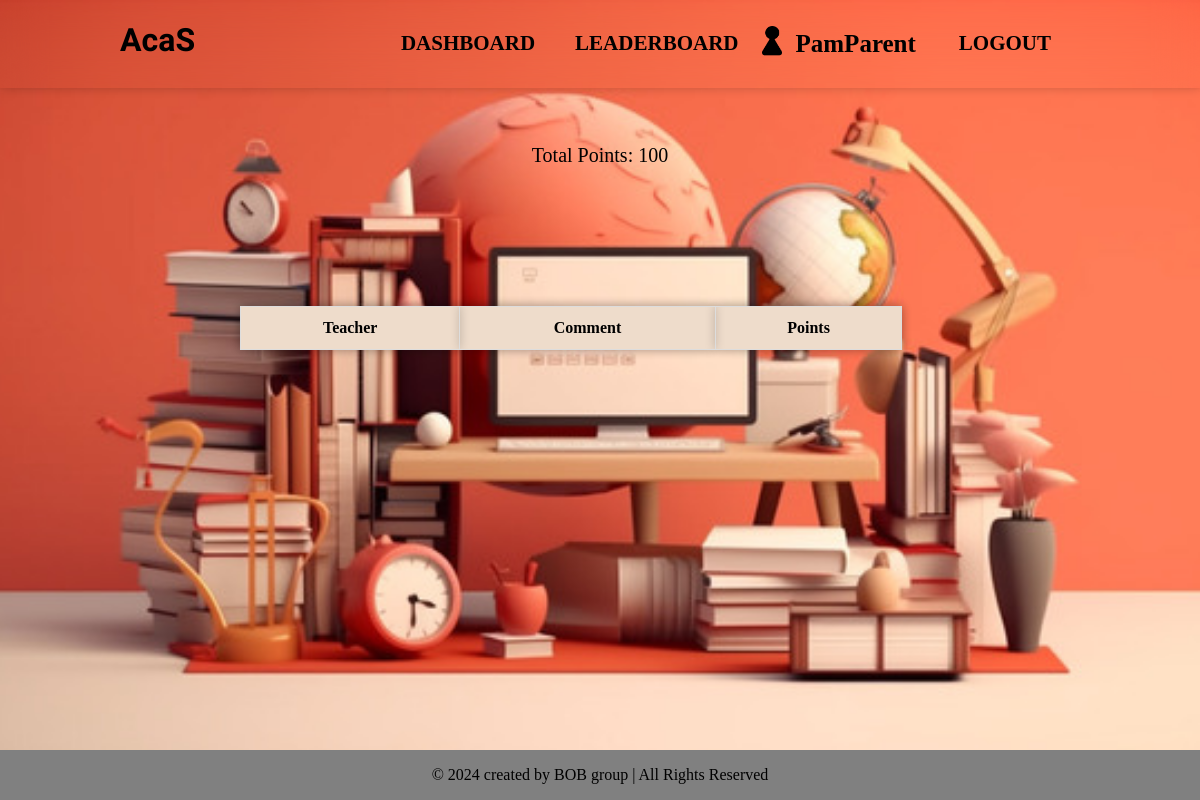
Page /student/1/others (signed in) on the earlier database version.
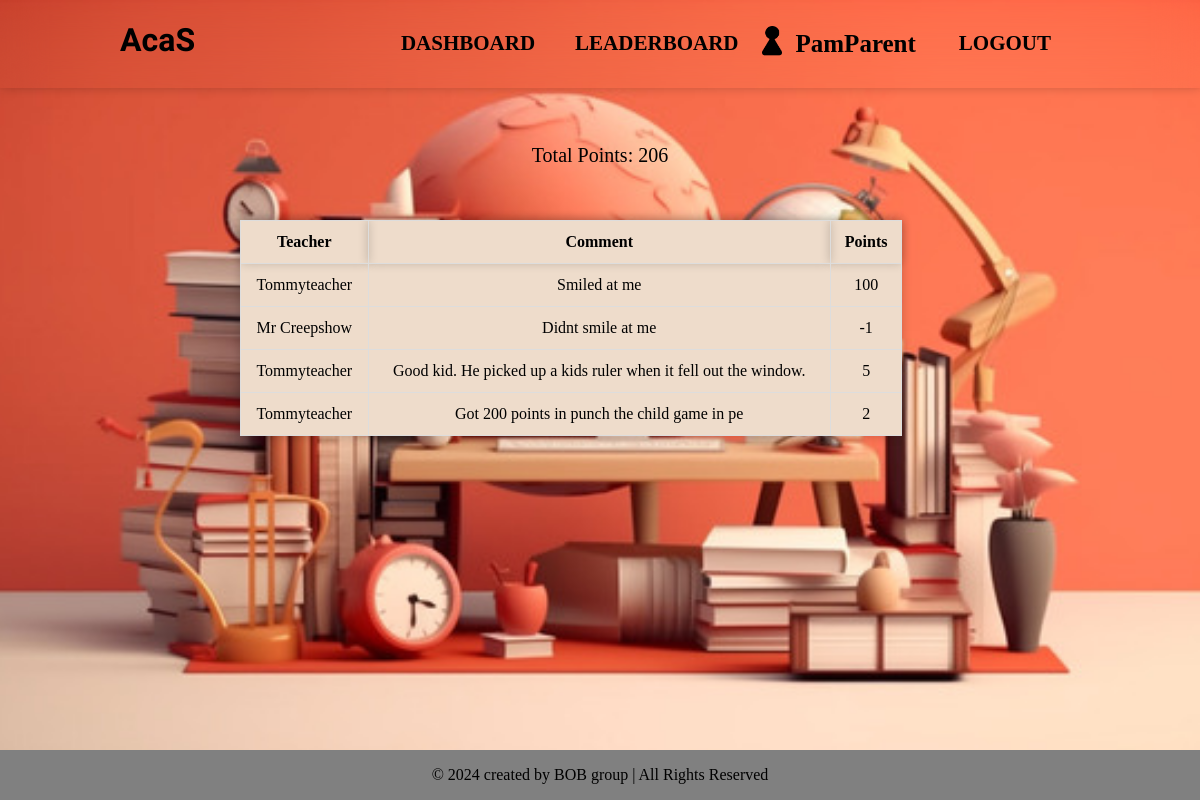
Same page on the later database version.
### tables this page shows
CREATE TABLE teachers
(id INTEGER PRIMARY KEY, username TEXT, password TEXT, email varchar(255));

CREATE TABLE points
(id INTEGER PRIMARY KEY, studentid INTEGER NOT NULL,
teacherid INTEGER NOT NULL, comment TEXT, points INTEGER, pointsTo TEXT);

### app.py (the view, shortened to what this page needs)
@app.route("/student/<studentid>/others", methods=['GET', 'POST'])
def student_others(studentid):
    if ((ensureParent() and parentHasStudent(studentid)) or ensureStudent(studentid) or ensureTeacher()):
        if request.method == "GET":
            student = Student()
            others = student.get_points(studentid, "others")
            return render_template("others.html", title="Student Others", others=others, student_num = studentid)
    return "Unauthorized", 401

### app.py (called while the page is built)
def ensureParent(id = None):
    print(session.get("type"), session.get("userid"))
    if (id):
        return (session.get("type") == "parent") and (session.get("userid") == id)
    else:
        return (session.get("type") == "parent")

def parentHasStudent(studentid):
    return ParentHasStudent.hasStudent(session.get("userid"), studentid)

### controllers/parentHasStudent.py (called while the page is built)
    def hasStudent(parentid, studentid):
        conn = sqlite3.connect("school.db")
        cursor = conn.cursor()
        cursor.execute("SELECT studentid FROM parents WHERE id = " + "'" + parentid + "'")
        res = cursor.fetchall()
        conn.close()
        return str(res[0][0]) == studentid

### templates/others.html (shortened to what this page needs)
{% with title=title %}
    {% include "components/header.html" %}
{% endwith %}
<div>
    <div class="containerdd">
        <div class="Tpoints">
            <p>Total Points: {{ others.totalPoints}}</p>
        </div>
        <div class="teacher-info">
            <table>
                <tr>
                    <th>Teacher</th>
                    <th>Comment</th>
                    <th>Points</th>
                </tr>
                {% for i in range(others.comments|length) %}
                <tr>
                    <td>{{ others.teachers[i] }}</td>
                    <td>{{ others.comments[i] }}</td>
                    <td>{{ others.points[i] }}</td>
                </tr>
                {% endfor %}
            </table>
        </div>
    </div>
</div>
{% include "components/footer.html" %}
</body>
</html>

Differences in the rows shown:
now on this page (row edited): teachers: username "Tommyteacher" "Tommyteacher" "Tommyteacher"
added points: comment "Smiled at me"
now on this page (row edited): teachers: username "Mr Creepshow"
added points: comment "Didnt smile at me"
added points: comment "Good kid. He picked up a kids ruler when it fell out the window."
added points: comment "Got 200 points in punch the child game in pe"
Other differences:
{{ others.totalPoints }}: "100" → "206"
new list line: "100"
new list line: "-1"
new list line: "5"
new list line: "2"
